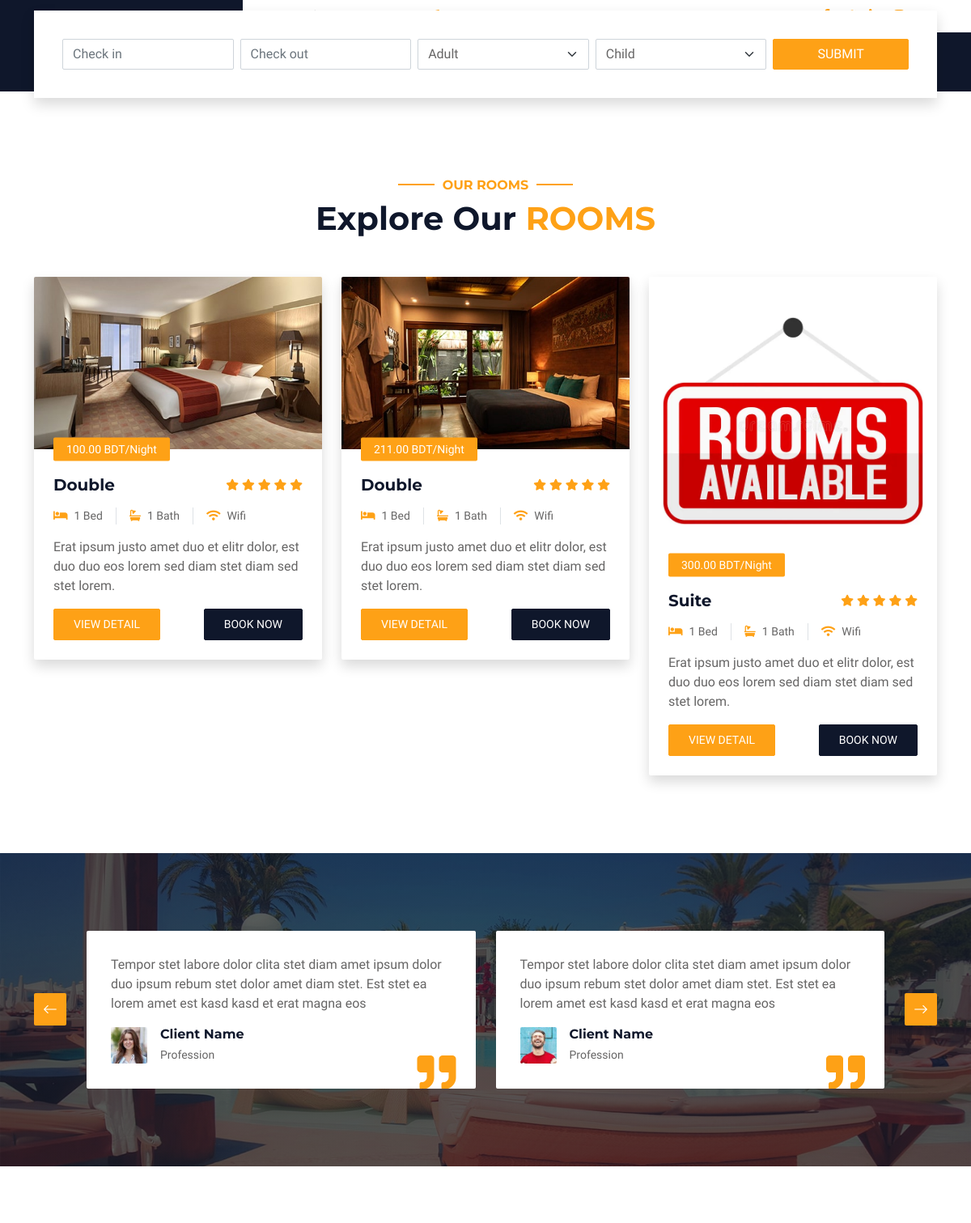
The app's page /rooms/ (upper part), older data.
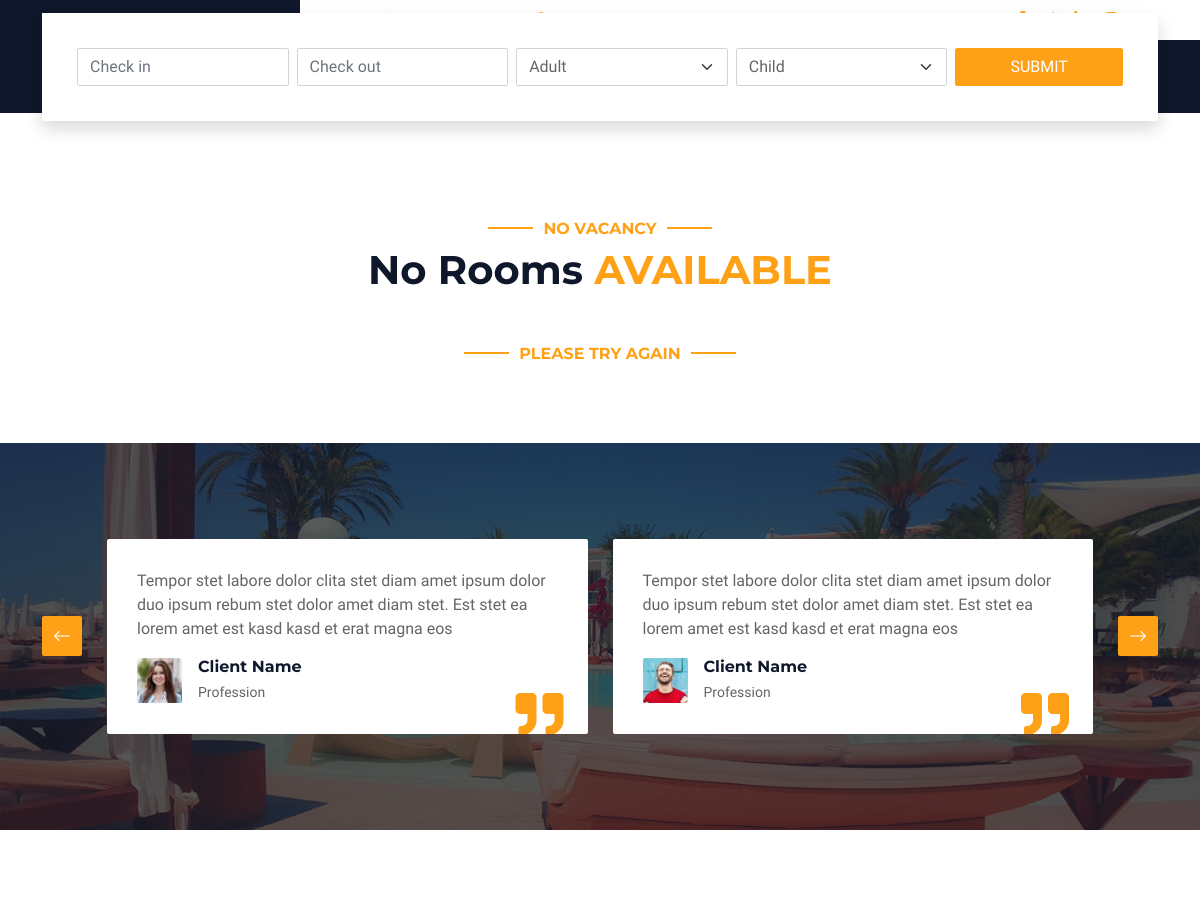
The same page, newer data.
### rooms/models.py (models this page shows, shortened)
class Room(models.Model):
    ROOM_TYPES = [
        ('single', 'Single'),
        ('double', 'Double'),
        ('suite', 'Suite'),
    ]
    room_number = models.CharField(max_length=10, unique=True)
    room_type = models.CharField(max_length=10, choices=ROOM_TYPES)
    price = models.DecimalField(max_digits=10, decimal_places=2)
    is_available = models.BooleanField(default=True)
    image = models.ImageField(upload_to='rooms/', blank=True, null=True)
    beds = models.IntegerField(default=1)
    baths = models.IntegerField(default=1)
    max_adults = models.IntegerField(default=2)
    max_children = models.IntegerField(default=1)

### rooms/views.py (the view)
# urls.py: path('rooms/', available_rooms, name='rooms'),
def available_rooms(request):
    if request.method == 'POST':
        check_in = request.POST.get('check_in')
        check_out = request.POST.get('check_out')
        adults = request.POST.get('adult')
        children = request.POST.get('child')
        print(adults, children)
        rooms = search_available_rooms(check_in, check_out, adults, children)
    else:
        rooms = Room.objects.filter(is_available=True)
    return render(request, 'rooms.html', {'rooms': rooms})

### templates/rooms.html (shortened to what the changed rows need)
{% extends "base/base.html" %}
{% load static %}
{% block content %}
<div class="container-xxl py-5">
    <div class="container">
        <div class="text-center wow fadeInUp" data-wow-delay="0.1s">
            {% if rooms %}
            <h6 class="section-title text-center text-primary text-uppercase">Our Rooms</h6>
            <h1 class="mb-5">Explore Our <span class="text-primary text-uppercase">Rooms</span></h1>
            {% else %}
            <h6 class="section-title text-center text-primary text-uppercase">No Vacancy</h6>
            <h1 class="mb-5">No Rooms  <span class="text-primary text-uppercase">Available</span></h1>
            <h6 class="section-title text-center text-primary text-uppercase">Please try again</h6>
            {% endif %}
        </div>
        <div class="row g-4">
            {% if rooms %}
            {% for room in rooms %}
            <div class="col-lg-4 col-md-6 wow fadeInUp" data-wow-delay="0.1s">
                <div class="room-item shadow rounded overflow-hidden">
                    <div class="position-relative">
                    {% if room.image %}
                        <img class="img-fluid" src="{{ room.image.url }}" alt="">
                    {% else %}
                        <img class="img-fluid" src="{% static 'img/rooms-available.png' %}" alt="">
                    {% endif %}
                        <small class="position-absolute start-0 top-100 translate-middle-y bg-primary text-white rounded py-1 px-3 ms-4">{{room.price}} BDT/Night</small>
                    </div>
                    <div class="p-4 mt-2">
                        <div class="d-flex justify-content-between mb-3">
                            <h5 class="mb-0">{{room.get_room_type_display}}</h5>
                            <div class="ps-2">
                                <small class="fa fa-star text-primary"></small>
                                <small class="fa fa-star text-primary"></small>
                                <small class="fa fa-star text-primary"></small>
                                <small class="fa fa-star text-primary"></small>
                                <small class="fa fa-star text-primary"></small>
                            </div>
                        </div>
                        <div class="d-flex mb-3">
                            <small class="border-end me-3 pe-3"><i class="fa fa-bed text-primary me-2"></i>{{room.beds}} Bed</small>
                            <small class="border-end me-3 pe-3"><i class="fa fa-bath text-primary me-2"></i>{{room.baths}} Bath</small>
                            <small><i class="fa fa-wifi text-primary me-2"></i>Wifi</small>
                        </div>
                        <p class="text-body mb-3">Erat ipsum justo amet duo et elitr dolor, est duo duo eos lorem sed diam stet diam sed stet lorem.</p>
                        <div class="d-flex justify-content-between">
                            <a class="btn btn-sm btn-primary rounded py-2 px-4" href="">View Detail</a>
                            <a class="btn btn-sm btn-dark rounded py-2 px-4" href="{% url 'selected_room_booking' room.id %}">Book Now</a>
                        </div>
                    </div>
                </div>
            </div>
            {% endfor %}
            {% endif %}
        </div>
    </div>
</div>
{% endblock content %}

Row changes from the older to the newer data that the page shows:
no longer on this page (row edited): Room: image (picture), price "100.00", room_type "Double", beds "1", baths "1"
no longer on this page (row edited): Room: image (picture), price "211.00", room_type "Double", beds "1", baths "1"
no longer on this page (row edited): Room: price "300.00", room_type "Suite", beds "1", baths "1"
Text that changed along with them:
text no longer shown: "OUR ROOMS Explore Our ROOMS"
text now shown: "NO VACANCY No Rooms AVAILABLE PLEASE TRY AGAIN"
